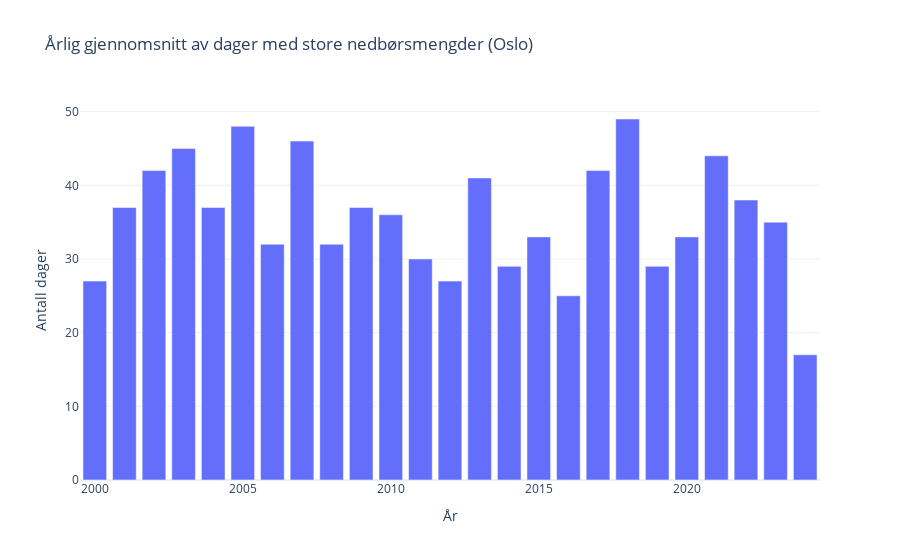

The code cell stored with this chart in its notebook:
### Markdown cell above
### Årlig gjennomsnitt av dager med store nedbørsmengder

### Code cell
df = oa.find_outliers_per_month(
    city=city,
    element_id=element_id,
    time_offset=offset,
    include_empty_months=True,
)

df["year_month"] = pd.to_datetime(df["year_month"])
df["year"] = df["year_month"].dt.year

outliers_per_year = (
    df.groupby("year")["outliers_removed"]
    .sum()
    .reset_index()
)

fig = go.Figure()
fig.add_trace(
    go.Bar(
        x=outliers_per_year["year"],
        y=outliers_per_year["outliers_removed"],
        name=city,
    ),
)
fig.update_layout(
    title=(
        f"Årlig gjennomsnitt av dager med "
        f"store nedbørsmengder ({city})"
    ),
    xaxis_title="År",
    yaxis_title="Antall dager",
    template="plotly_white",
)
fig.show()

### Figure 1 — Plotly figure (JSON) as saved in the notebook; plotly's stock layout.template omitted (floating-point values rounded to 4 significant figures)
{"data": [{"name": "Oslo", "type": "bar", "x": [2000, 2001, 2002, 2003, 2004, 2005, 2006, 2007, 2008, 2009, 2010, 2011, 2012, 2013, 2014, 2015, 2016, 2017, 2018, 2019, 2020, 2021, 2022, 2023, 2024], "y": [27, 37, 42, 45, 37, 48, 32, 46, 32, 37, 36, 30, 27, 41, 29, 33, 25, 42, 49, 29, 33, 44, 38, 35, 17]}], "layout": {"title": {"text": "Årlig gjennomsnitt av dager med store nedbørsmengder (Oslo)"}, "xaxis": {"title": {"text": "År"}}, "yaxis": {"title": {"text": "Antall dager"}}}}
